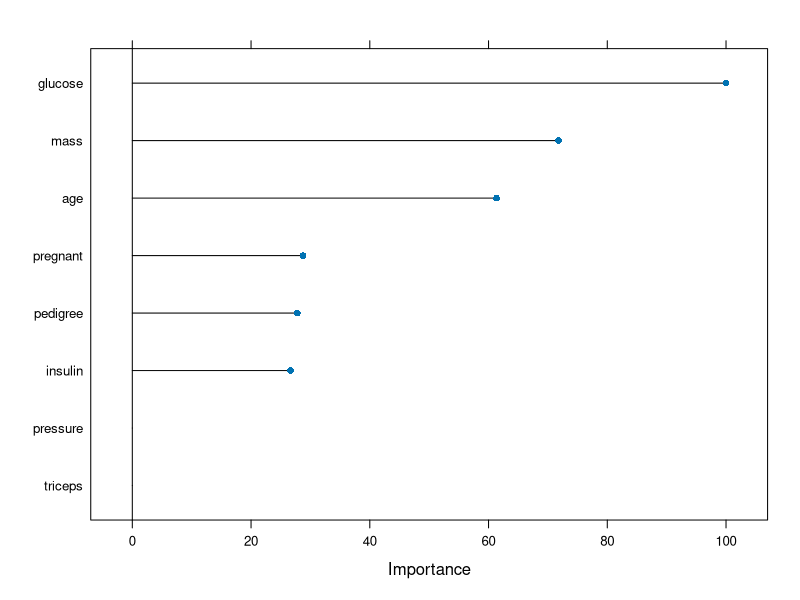
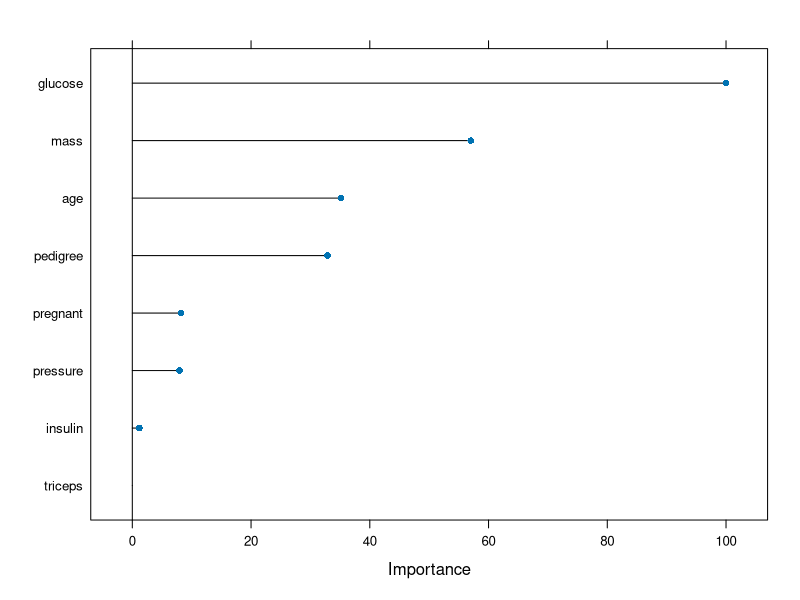
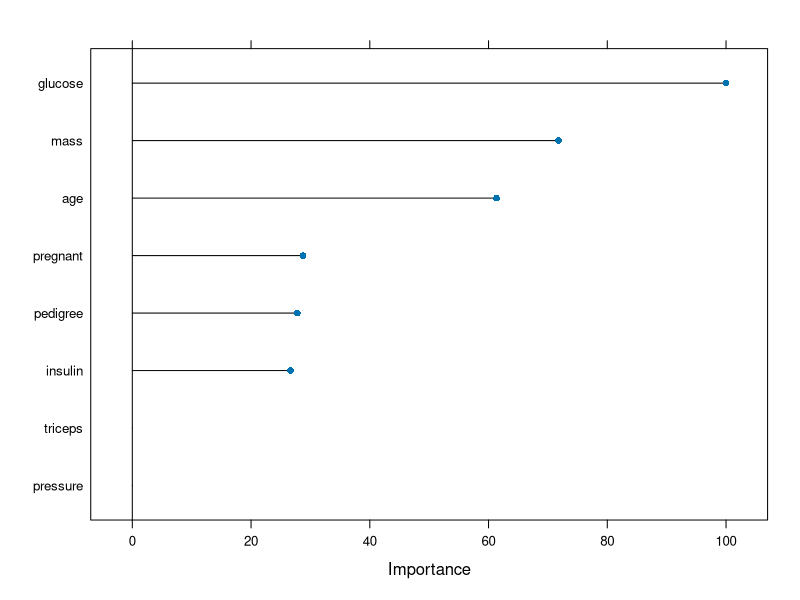
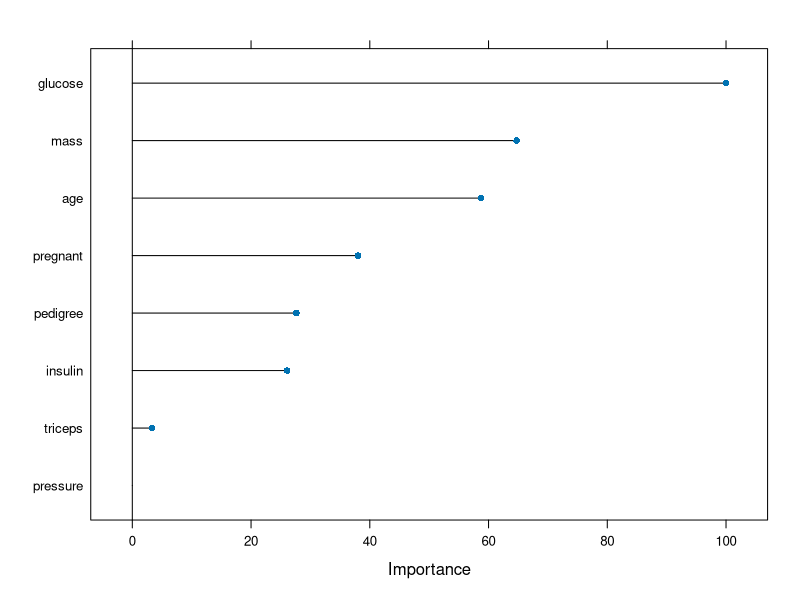

Reproduce these figures in R, in order.
## ---- chunk 1
knitr::opts_chunk$set(message = FALSE, warning = FALSE)
## ---- chunk 2
library(mlbench)
library(tidyverse)
data(PimaIndiansDiabetes)
df <- tibble(PimaIndiansDiabetes)
## ---- chunk 3
library(caret)
df <- df %>% rename(target=diabetes)
df <- df %>% 
  mutate(target = as.factor(target))
splitIndex <- createDataPartition(df$target, p = .70, 
                                  list = FALSE)
df_train <- df[ splitIndex,]
df_test <- df[-splitIndex,]
model1 <- train(target~., data=df_train, 
                method = "rpart2",
                maxdepth=3)
pred <- predict(model1, df_test)
cm <- confusionMatrix(data = pred, reference = df_test$target)
cm$overall[1]
model1f <- train(target~., data=df_train, 
                method = "rf",
                ntree = 1000) 
predf <- predict(model1f, df_test)
cmf <- confusionMatrix(data = predf, reference = df_test$target)
cmf$overall[1]
varImp(model1)
varImp(model1f)
plot(varImp(model1))
plot(varImp(model1f))
## ---- chunk 4
library(glmnet)
model2 <- train(target~., data=df_train, 
                method = "rpart2",
                maxdepth=3)
pred1 <- predict(model2, df_test)
cm1 <- confusionMatrix(data = pred1, reference = df_test$target)
cm1$overall[1]
varImp(model2)
plot(varImp(model2))
## ---- chunk 5
library(arm)
model3 <- train(target~., data=df_train, 
                method = "bayesglm")
pred2 <- predict(model3, df_test)
cm2 <- confusionMatrix(data = pred2, reference = df_test$target)
cm2$overall[1]

library(rpart)
model4 <- train(target~., data=df_train, 
                method = "rpart1SE")
pred3 <- predict(model4, df_test)
cm3 <- confusionMatrix(data = pred3, reference = df_test$target)
cm3$overall[1]
varImp(model4)
plot(varImp(model4))
